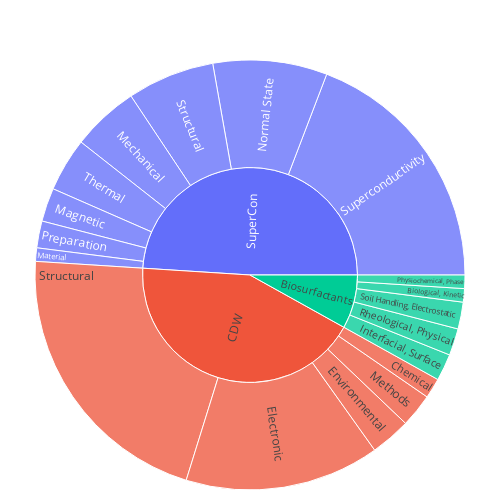

Here is the notebook cell this chart was saved with:
### Code cell
import math
import pandas as pd
import plotly.graph_objects as go
from plotly.colors import sequential

CSV_PATH = "./all_data_categories.csv"
df = pd.read_csv(CSV_PATH)

# -----------------------------
# Validate / clean
# -----------------------------
required = {"dataset", "category", "property_name", "count"}
missing = required - set(df.columns)
if missing:
    raise ValueError(f"CSV is missing required columns: {sorted(missing)}")

df = df.copy()
df["dataset"] = df["dataset"].astype(str).str.strip()
df["category"] = df["category"].astype(str).str.strip()
df["property_name"] = df["property_name"].astype(str).str.strip()
df["count"] = pd.to_numeric(df["count"], errors="coerce").fillna(0)

def log10_clip(x: float) -> float:
    return math.log10(x if x > 0 else 1.0)

df["count_log10"] = df["count"].map(log10_clip)

# -----------------------------
# Collapse to Dataset -> Category (NO property nodes)
# -----------------------------
# n_properties drives area; mean log10(count) drives color
g = (
    df.groupby(["dataset", "category"], as_index=False)
      .agg(
          n_properties=("property_name", "nunique"),
          mean_log10=("count_log10", "mean"),
          sum_count=("count", "sum"),
      )
)

# Dataset-level aggregates for hover + color
ds = (
    g.groupby("dataset", as_index=False)
     .agg(
         n_categories=("category", "nunique"),
         n_properties=("n_properties", "sum"),
         sum_count=("sum_count", "sum"),
     )
)

# Weighted mean log10 for dataset color (weights = n_properties)
ds_color = (
    g.assign(w=g["n_properties"])
     .groupby("dataset", as_index=False)
     .apply(lambda x: (x["mean_log10"] * x["w"]).sum() / max(x["w"].sum(), 1))
     .rename(columns={None: "mean_log10"})
)
ds = ds.merge(ds_color, on="dataset", how="left")

# -----------------------------
# Build node arrays for Plotly Sunburst
# -----------------------------
ids, labels, parents, values, colors, customdata = [], [], [], [], [], []

# Dataset nodes
for r in ds.sort_values(["dataset"], kind="mergesort").itertuples(index=False):
    ds_id = f"ds::{r.dataset}"
    ids.append(ds_id)
    labels.append(r.dataset)
    parents.append("")
    values.append(int(r.n_properties))                 # total properties under dataset (area)
    #values.append(int(33))
    colors.append(float(r.mean_log10))                 # weighted mean log10(count)
    customdata.append([int(r.n_categories), int(r.n_properties), float(r.sum_count), float(r.mean_log10)])

# Category nodes
g_sorted = g.sort_values(["dataset", "category"], kind="mergesort")
for r in g_sorted.itertuples(index=False):
    ds_id = f"ds::{r.dataset}"
    cat_id = f"cat::{r.dataset}::{r.category}"
    ids.append(cat_id)
    # TODO: fix, this is wrong, need num of categories not freq in dataset
    #labels.append(r.category + f" ({int(r.sum_count):,})")
    labels.append(r.category)
    parents.append(ds_id)
    values.append(int(r.n_properties))                 # number of properties in this category (area)
    colors.append(float(r.mean_log10))                 # mean log10(count) within category
    customdata.append([None, int(r.n_properties), float(r.sum_count), float(r.mean_log10)])

# -----------------------------
# Sunburst figure
# -----------------------------
fig = go.Figure(
    go.Sunburst(
        ids=ids,
        labels=labels,
        parents=parents,
        values=values,
        branchvalues="total",
        customdata=customdata,
        insidetextorientation="radial",
        leaf=dict(opacity=0.77),
    )
)

fig.update_layout(
    margin=dict(t=60, l=10, r=10, b=10),
    width=500,
    height=500,
)

fig.update_traces(
    outsidetextfont=dict(size=18),
)
fig.show()

### Figure 1 — Plotly figure (JSON) as saved in the notebook; plotly's stock layout.template omitted (floating-point values rounded to 4 significant figures)
{"data": [{"branchvalues": "total", "customdata": [[5, 16, 286, 1.088], [5, 85, 249, 0.1928], [8, 97, 219515, 2.384], [null, 2, 46, 1.355], [null, 4, 97, 1.333], [null, 2, 15, 0.5731], [null, 4, 41, 0.7698], [null, 4, 87, 1.283], [null, 3, 3, 0], [null, 29, 41, 0.08911], [null, 6, 17, 0.267], [null, 5, 5, 0], [null, 42, 183, 0.2905], [null, 5, 4047, 2.805], [null, 2, 47802, 4.353], [null, 10, 578, 1.307], [null, 17, 5160, 2.108], [null, 4, 15385, 2.57], [null, 13, 64116, 2.514], [null, 38, 76727, 2.631], [null, 8, 5700, 2.079]], "ids": ["ds::Biosurfactants", "ds::CDW", "ds::SuperCon", "cat::Biosurfactants::Biological, Kinetic", "cat::Biosurfactants::Interfacial, Surface", "cat::Biosurfactants::Physiochemical, Phase", "cat::Biosurfactants::Rheological, Physical", "cat::Biosurfactants::Soil Handling, Electrostatic", "cat::CDW::Chemical", "cat::CDW::Electronic", "cat::CDW::Environmental", "cat::CDW::Methods", "cat::CDW::Structural", "cat::SuperCon::Magnetic", "cat::SuperCon::Material", "cat::SuperCon::Mechanical", "cat::SuperCon::Normal State", "cat::SuperCon::Preparation", "cat::SuperCon::Structural", "cat::SuperCon::Superconductivity", "cat::SuperCon::Thermal"], "insidetextorientation": "radial", "labels": ["Biosurfactants", "CDW", "SuperCon", "Biological, Kinetic", "Interfacial, Surface", "Physiochemical, Phase", "Rheological, Physical", "Soil Handling, Electrostatic", "Chemical", "Electronic", "Environmental", "Methods", "Structural", "Magnetic", "Material", "Mechanical", "Normal State", "Preparation", "Structural", "Superconductivity", "Thermal"], "leaf": {"opacity": 0.77}, "outsidetextfont": {"size": 18}, "parents": ["", "", "", "ds::Biosurfactants", "ds::Biosurfactants", "ds::Biosurfactants", "ds::Biosurfactants", "ds::Biosurfactants", "ds::CDW", "ds::CDW", "ds::CDW", "ds::CDW", "ds::CDW", "ds::SuperCon", "ds::SuperCon", "ds::SuperCon", "ds::SuperCon", "ds::SuperCon", "ds::SuperCon", "ds::SuperCon", "ds::SuperCon"], "type": "sunburst", "values": [16, 85, 97, 2, 4, 2, 4, 4, 3, 29, 6, 5, 42, 5, 2, 10, 17, 4, 13, 38, 8]}], "layout": {"height": 500, "margin": {"b": 10, "l": 10, "r": 10, "t": 60}, "width": 500}}
